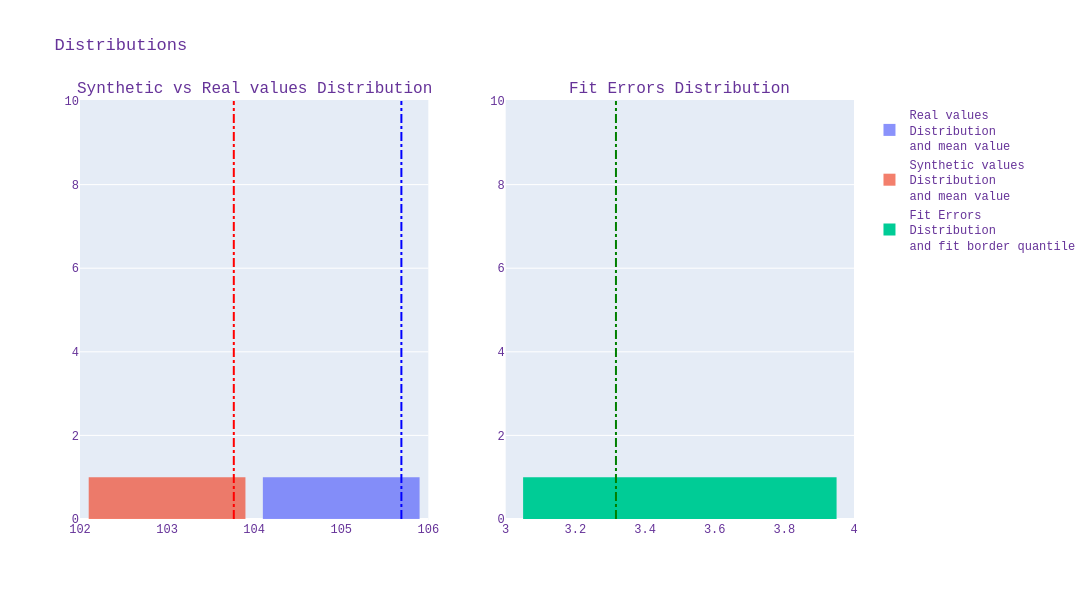

The notebook cell saved with this chart:
### Markdown cell above
### 8.3 Split workflow: `evaluate`

Что делаем:
- агрегируем unit-level результаты, фильтруем по fit-quality и считаем тест.

Зачем:
- отделить этап инференса от этапа фита.

### Code cell
eval_result = experiment.evaluate(
    fitted_units=fitted_units,
    feature="cigsale",
    effect_evaluation_aggregation="mean_value",
    quantile_error_border=0.95,
    min_units_after_filter=1,
    min_units_for_inference=1,
    to_plot=True,
)

eval_result.test_name, eval_result.test_pvalue

### Figure 1 — Plotly figure (JSON) as saved in the notebook; plotly's stock layout.template omitted (floating-point values rounded to 4 significant figures)
{"data": [{"name": "Real values <br>Distribution <br>and mean value", "nbinsx": 1, "opacity": 0.75, "type": "histogram", "x": [105.7], "xaxis": "x", "yaxis": "y"}, {"name": "Synthetic values <br>Distribution <br>and mean value", "nbinsx": 1, "opacity": 0.75, "type": "histogram", "x": [103.8], "xaxis": "x", "yaxis": "y"}, {"name": "Fit Errors <br>Distribution <br>and fit border quantile", "nbinsx": 1, "opacity": 1, "type": "histogram", "x": [3.317], "xaxis": "x2", "yaxis": "y2"}], "layout": {"annotations": [{"font": {"size": 16}, "showarrow": false, "text": "Synthetic vs Real values Distribution", "x": 0.225, "xanchor": "center", "xref": "paper", "y": 1, "yanchor": "bottom", "yref": "paper"}, {"font": {"size": 16}, "showarrow": false, "text": "Fit Errors Distribution", "x": 0.775, "xanchor": "center", "xref": "paper", "y": 1, "yanchor": "bottom", "yref": "paper"}], "bargap": 0.1, "font": {"color": "RebeccaPurple", "family": "Courier New, monospace", "size": 12}, "height": 600, "shapes": [{"line": {"color": "Red", "dash": "dashdot", "width": 2}, "type": "line", "x0": 103.8, "x1": 103.8, "xref": "x", "y0": 0, "y1": 10, "yref": "y"}, {"line": {"color": "Blue", "dash": "dashdot", "width": 2}, "type": "line", "x0": 105.7, "x1": 105.7, "xref": "x", "y0": 0, "y1": 10, "yref": "y"}, {"line": {"color": "Green", "dash": "dashdot", "width": 2}, "type": "line", "x0": 3.317, "x1": 3.317, "xref": "x2", "y0": 0, "y1": 10, "yref": "y2"}], "showlegend": true, "title": {"text": "Distributions"}, "width": 1200, "xaxis": {"anchor": "y", "domain": [0, 0.45]}, "xaxis2": {"anchor": "y2", "domain": [0.55, 1]}, "yaxis": {"anchor": "x", "domain": [0, 1]}, "yaxis2": {"anchor": "x2", "domain": [0, 1]}}}
